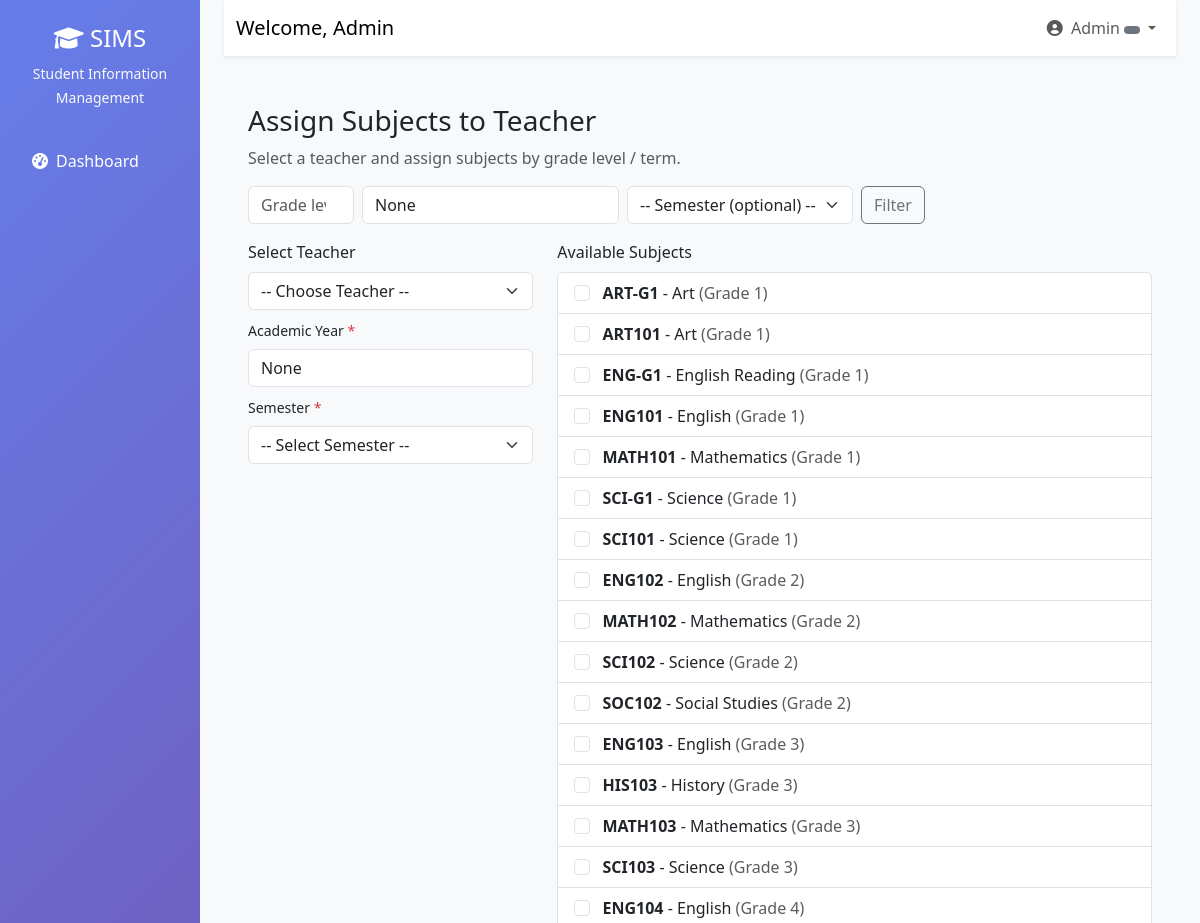
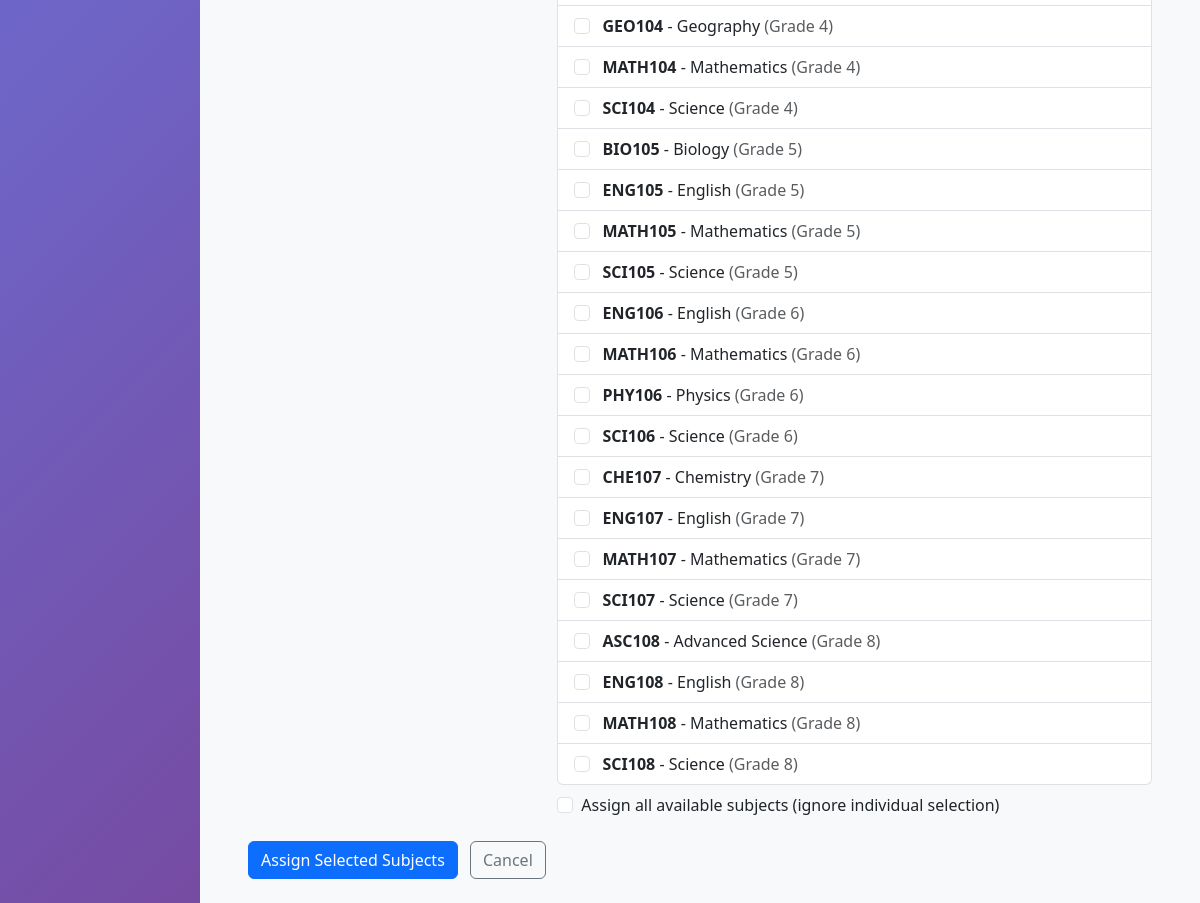
/registrar/assign-subjects/ (signed in), run on the app's committed database (2 pictures, top to bottom).
### users/models.py (models this page shows, shortened)
class User(AbstractUser):
    ROLE_CHOICES = (
        ('admin', 'Administrator'),
        ('teacher', 'Teacher'),
        ('student', 'Student'),
        ('registrar', 'Registrar'),
        ('finance', 'Finance Officer'),
        ('parent', 'Parent'),
    )
    role = models.CharField(max_length=20, choices=ROLE_CHOICES)
    phone = models.CharField(max_length=15, blank=True)
    address = models.TextField(blank=True)
    date_of_birth = models.DateField(null=True, blank=True)
    profile_picture = models.ImageField(upload_to='profiles/', null=True, blank=True)
    is_approved = models.BooleanField(default=False)
    created_at = models.DateTimeField(auto_now_add=True)

### subjects/models.py (models this page shows, shortened)
class Subject(models.Model):
    GRADE_LEVEL_CHOICES = [
        (1, 'Grade 1'),
        (2, 'Grade 2'),
        (3, 'Grade 3'),
        (4, 'Grade 4'),
        (5, 'Grade 5'),
        (6, 'Grade 6'),
        (7, 'Grade 7'),
        (8, 'Grade 8'),
    ]
    SUBJECT_TYPES = [
        ('core', 'Core'),
        ('elective', 'Elective'),
        ('lab', 'Laboratory'),
    ]
    name = models.CharField(max_length=200)
    code = models.CharField(max_length=20, unique=True)
    description = models.TextField(blank=True)
    credit_hours = models.PositiveIntegerField(default=3, help_text="Credit hours for this subject")
    subject_type = models.CharField(max_length=20, choices=SUBJECT_TYPES, default='core')
    grade_level = models.IntegerField(
        choices=GRADE_LEVEL_CHOICES,
        help_text="Select the grade level for this subject"
    )
    day_of_week = models.CharField(max_length=3, choices=Teacher.DAYS_OF_WEEK, blank=True)
    start_time = models.TimeField(null=True, blank=True)
    end_time = models.TimeField(null=True, blank=True)
    room = models.CharField(max_length=50, blank=True)
    sessions_per_week = models.PositiveSmallIntegerField(default=3, help_text='Number of sessions per week')
    instructor = models.ForeignKey(
        Teacher,
        on_delete=models.SET_NULL,
        null=True,
        blank=True,
        related_name='subjects'
    )
    assigned_by_registrar = models.BooleanField(default=False)
    max_capacity = models.IntegerField(default=30)
    is_active = models.BooleanField(default=True)
    created_at = models.DateTimeField(auto_now_add=True)
    updated_at = models.DateTimeField(auto_now=True)
    class Meta:
        ordering = ['grade_level', 'code']

### users/decorators.py (the view)
        def wrapper(request, *args, **kwargs):
            if request.user.is_authenticated:
                if request.user.role in allowed_roles or request.user.is_superuser:
                    return view_func(request, *args, **kwargs)
            messages.error(request, "You don't have permission to access this page.")
            return redirect('dashboard')

### templates/registrar/assign_subjects.html (shortened to what this page needs)
{% extends 'base.html' %}
{% block content %}
<div class="container py-4">
  <h3>Assign Subjects to Teacher</h3>
  <p class="text-muted">Select a teacher and assign subjects by grade level / term.</p>
  <form method="get" class="row g-2 mb-3">
    <div class="col-auto">
      <input type="number" name="grade_level" class="form-control" placeholder="Grade level" min="1" max="12" value="{{ filter_grade_level }}">
    </div>
    <div class="col-auto">
      <input type="text" name="academic_year" class="form-control" placeholder="Academic year (e.g. 2025-2026)" value="{{ filter_academic_year }}">
    </div>
    <div class="col-auto">
      <select name="semester" class="form-select">
        <option value="">-- Semester (optional) --</option>
      </select>
    </div>
    <div class="col-auto">
      <button class="btn btn-outline-secondary">Filter</button>
    </div>
  </form>
  <form method="post">
    <div class="row">
      <div class="col-md-4">
        <label class="form-label">Select Teacher</label>
        <select name="teacher_user_id" class="form-select" required>
          <option value="">-- Choose Teacher --</option>
        </select>
        <div class="mt-2">
          <label class="form-label small">Academic Year <span class="text-danger">*</span></label>
          <input type="text" name="academic_year" class="form-control" placeholder="e.g. 2025-2026" required value="{{ filter_academic_year }}">
        </div>
        <div class="mt-2">
          <label class="form-label small">Semester <span class="text-danger">*</span></label>
          <select name="semester" class="form-select" required>
            <option value="">-- Select Semester --</option>
          </select>
        </div>
      </div>
      <div class="col-md-8">
        <label class="form-label">Available Subjects</label>
        <div class="list-group mb-2">
          {% for s in available_subjects %}
            <label class="list-group-item">
              <input type="checkbox" name="subject_ids" value="{{ s.id }}" class="form-check-input me-2"> <strong>{{ s.code }}</strong> - {{ s.name }} <span class="text-muted">(Grade {{ s.grade_level }})</span>
            </label>
          {% empty %}
            <div class="list-group-item">No available subjects for the selected filters.</div>
          {% endfor %}
        </div>
        <div class="form-check mb-2">
          <input class="form-check-input" type="checkbox" name="assign_all" value="1" id="assign_all">
          <label class="form-check-label" for="assign_all">Assign all available subjects (ignore individual selection)</label>
        </div>
      </div>
    </div>
    <div class="mt-3">
      <button class="btn btn-primary">Assign Selected Subjects</button>
      <a href="{% url 'registrar_dashboard' %}" class="btn btn-outline-secondary ms-2">Cancel</a>
    </div>
  </form>
</div>
{% endblock %}

### templates/base.html (shortened to what this page needs)
<!DOCTYPE html>
<html lang="en">
  <head>
    <link
      href="https://cdn.jsdelivr.net/npm/bootstrap@5.3.0/dist/css/bootstrap.min.css"
      rel="stylesheet"
    />
    <link
      href="https://cdnjs.cloudflare.com/ajax/libs/font-awesome/6.0.0/css/all.min.css"
      rel="stylesheet"
    />
  </head>
  <body>
    {% if user.is_authenticated %}
    <div class="container-fluid">
      <div class="row">
        <nav class="col-md-3 col-lg-2 d-md-block sidebar">
          <div class="position-sticky pt-4">
            <div class="text-center mb-4">
              <h4 class="text-white">
                <i class="fas fa-graduation-cap"></i> SIMS
              </h4>
              <small class="text-light">Student Information Management</small>
            </div>
            <ul class="nav flex-column">
              <li class="nav-item">
                <a
                  class="nav-link {% if request.resolver_match.url_name == 'dashboard' %}active{% endif %}"
                  href="{% url 'dashboard' %}"
                >
                  <i class="fas fa-tachometer-alt me-2"></i>Dashboard
                </a>
              </li>
            </ul>
          </div>
        </nav>
        <main class="col-md-9 ms-sm-auto col-lg-10 px-md-4 main-content">
          <nav
            class="navbar navbar-expand-lg navbar-light bg-white shadow-sm mb-4"
          >
            <div class="container-fluid">
              <span class="navbar-brand"
                >Welcome, {{ user.get_full_name|default:user.username }}</span
              >
              <div class="navbar-nav ms-auto">
                <div class="nav-item dropdown">
                  <a
                    class="nav-link dropdown-toggle"
                    href="#"
                    id="navbarDropdown"
                    role="button"
                    data-bs-toggle="dropdown"
                  >
                    <i class="fas fa-user-circle me-1"></i> {{ user.username }}
                    <span
                      class="badge bg-{% if user.role == 'admin' %}danger{% elif user.role == 'teacher' %}info{% elif user.role == 'student' %}success{% elif user.role == 'parent' %}warning{% else %}secondary{% endif %}"
                    >
                    </span>
                  </a>
                </div>
              </div>
            </div>
          </nav>
          <div class="container-fluid">{% block content %}{% endblock %}</div>
        </main>
      </div>
    </div>
    {% else %} {% block auth_content %}{% endblock %} {% endif %}
  </body>
</html>

### templates/base.html (style rules this page uses)
.sidebar { min-height: 100vh; background: linear-gradient(135deg, #667eea 0%, #764ba2 100%); }
.sidebar .nav-link { color: #fff; padding: 12px 20px; margin: 4px 0; border-radius: 8px; transition: all 0.3s; }
.main-content { background-color: #f8f9fa; min-height: 100vh; }

### data on the page
User: get_full_name "Admin", username "Admin"
Subject: code "ART-G1", name "Art", grade_level "1"
Subject: code "ART101", name "Art", grade_level "1"
Subject: code "ENG-G1", name "English Reading", grade_level "1"
Subject: code "ENG101", name "English", grade_level "1"
Subject: code "MATH101", name "Mathematics", grade_level "1"
Subject: code "SCI-G1", name "Science", grade_level "1"
Subject: code "SCI101", name "Science", grade_level "1"
Subject: code "ENG102", name "English", grade_level "2"
Subject: code "MATH102", name "Mathematics", grade_level "2"
Subject: code "SCI102", name "Science", grade_level "2"
Subject: code "SOC102", name "Social Studies", grade_level "2"
Subject: code "ENG103", name "English", grade_level "3"
Subject: code "HIS103", name "History", grade_level "3"
Subject: code "MATH103", name "Mathematics", grade_level "3"
Subject: code "SCI103", name "Science", grade_level "3"
Subject: code "ENG104", name "English", grade_level "4"
Subject: code "GEO104", name "Geography", grade_level "4"
Subject: code "MATH104", name "Mathematics", grade_level "4"
Subject: code "SCI104", name "Science", grade_level "4"
Subject: code "BIO105", name "Biology", grade_level "5"
Subject: code "ENG105", name "English", grade_level "5"
Subject: code "MATH105", name "Mathematics", grade_level "5"
Subject: code "SCI105", name "Science", grade_level "5"
Subject: code "ENG106", name "English", grade_level "6"
Subject: code "MATH106", name "Mathematics", grade_level "6"
Subject: code "PHY106", name "Physics", grade_level "6"
Subject: code "SCI106", name "Science", grade_level "6"
Subject: code "CHE107", name "Chemistry", grade_level "7"
Subject: code "ENG107", name "English", grade_level "7"
Subject: code "MATH107", name "Mathematics", grade_level "7"
Subject: code "SCI107", name "Science", grade_level "7"
Subject: code "ASC108", name "Advanced Science", grade_level "8"
Subject: code "ENG108", name "English", grade_level "8"
Subject: code "MATH108", name "Mathematics", grade_level "8"
Subject: code "SCI108", name "Science", grade_level "8"
